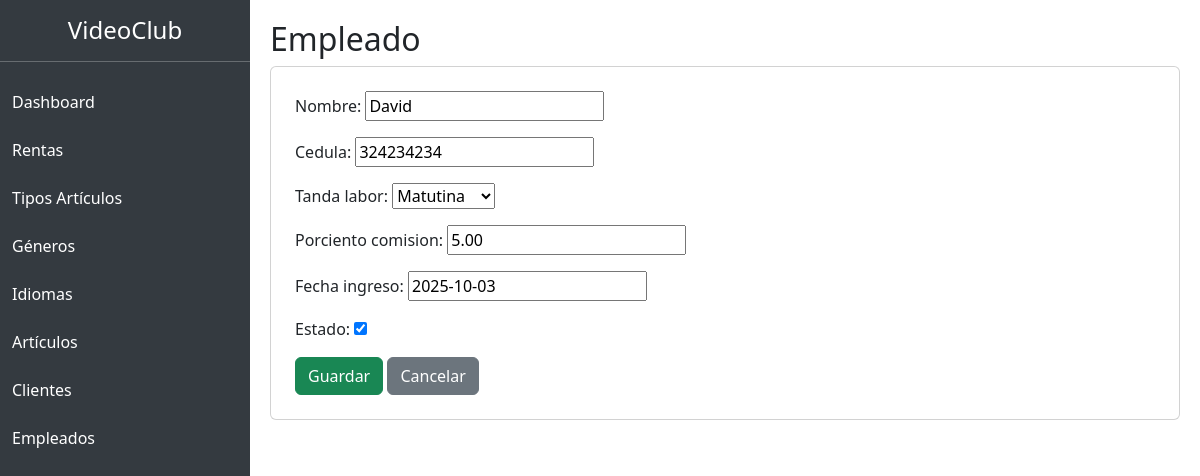
/empleados/editar/1/, run on the app's committed database.
### VideoClubApp/models.py (models this page shows, shortened)
class Empleado(models.Model):
    TANDA = [
        ('M', 'Matutina'),
        ('V', 'Vespertina'),
        ('N', 'Nocturna'),
    ]
    nombre = models.CharField(max_length=150)
    cedula = models.CharField(max_length=20)
    tanda_labor = models.CharField(max_length=1, choices=TANDA)
    porciento_comision = models.DecimalField(max_digits=5, decimal_places=2)
    fecha_ingreso = models.DateField()
    estado = models.BooleanField(default=True)

### VideoClubApp/views.py (the view)
# urls.py: path('empleados/editar/<int:id>/', views.editar_empleado, name='editar_empleado'),
def editar_empleado(request, id):
    empleado = get_object_or_404(Empleado, id=id)
    form = EmpleadoForm(request.POST or None, instance=empleado)
    if form.is_valid():
        form.save()
        return redirect('lista_empleados')
    return render(request, 'empleados/form.html', {'form': form})

### VideoClubApp/forms.py
class EmpleadoForm(forms.ModelForm):
    class Meta:
        model = Empleado
        fields = [
            'nombre',
            'cedula',
            'tanda_labor',
            'porciento_comision',
            'fecha_ingreso',
            'estado'
        ]

### VideoClubApp/templates/empleados/form.html (shortened to what this page needs)
{% extends 'base.html' %}
{% block contenido %}
<h2>Empleado</h2>
<div class="card p-4">
<form method="post">
{{ form.as_p }}
<button class="btn btn-success">
Guardar
</button>
<a href="{% url 'lista_empleados' %}" class="btn btn-secondary">
Cancelar
</a>
</form>
</div>
{% endblock %}

### VideoClubApp/templates/base.html (style rules this page uses)
body { display:flex; }

### data on the page
Empleado: nombre "David", cedula "324234234", tanda_labor "Matutina", porciento_comision "5.00", fecha_ingreso "2025-10-03", estado "☑"
